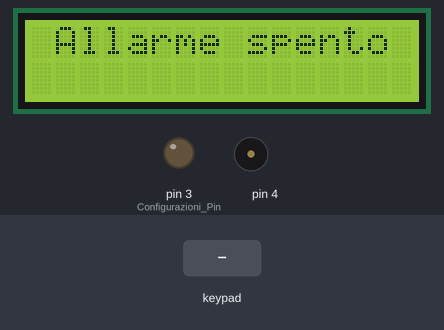
Recording of a sketch running on a simulated Arduino Uno, built with avr-gcc and run on an emulated ATmega328P. Parts: 16×2 character LCD, output pins drawn as LEDs (lit = HIGH), buzzer (waves = sounding). Inputs (shaded band) come from the test bench. Pins used as bus, display or sensor lines are not drawn.

Above: at 4.1 s.
At 7.2 s:
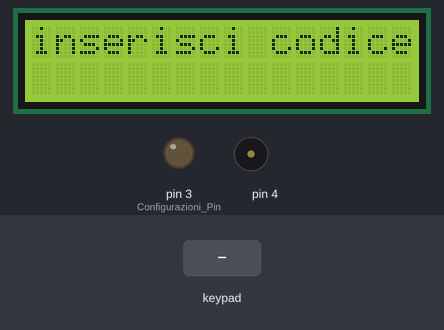
7.3 s: keypad keys 2 1 2 1 1 1 0 pressed 0.4 s apart
At 11.5 s:
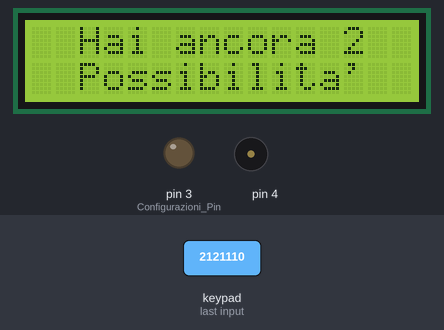
11.6 s: key '1' pressed
14.6 s: key '2' pressed
16.1 s: key '3' pressed
19.1 s: keypad keys 2 1 2 1 1 1 0 # pressed 0.4 s apart
At 27.4 s:
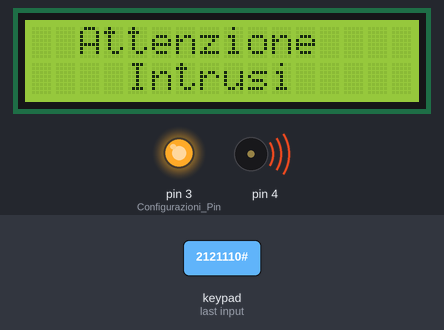
Timing chart, 0 to 28.9 s (numbered marks = the images above; inputs shaded):
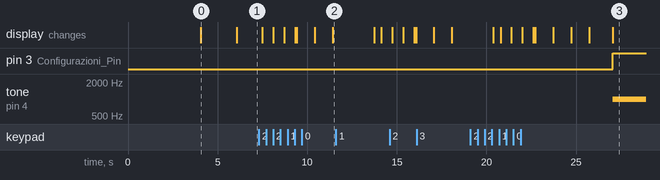

The sketch:

allarme_casalingo.ino
```cpp
#include <LiquidCrystal.h>
#include <Keypad.h>
int pirsensor = 0;

int a = 0, b = 0, c = 0, d = 0;
int var = 0;
int C1 = 7, C2 = 7, C3 = 2, C4 = 3; //definizione della password
char f = '*'; //variabile che nasconde i caratteri della password
int volte = 0,sbagliata = 0;
int possibilita = 3;
int crtl = 0;

const byte righe = 4; //dichiarazioni variabili per il funzionamento del tastierino numerico
const byte colonne = 4;
char chiave[righe][colonne]=  //mappa dei caratteri sul tastierino
{
  {'1','2','3','A'},
  {'4','5','6','B'},
  {'7','8','9','C'},
  {'*','0','#','D'}

};
byte pinRighe[righe] = {2, 12, 11, 10};
byte pinColonne[colonne] = {9, 8, 7, 6};
Keypad keypad = Keypad( makeKeymap(chiave), pinRighe, pinColonne, righe, colonne );

LiquidCrystal lcd (A0, A1, A2, A3, A4, A5); //configura connessione con lo schermo LCD

void setup()
{
  Serial.begin(9600); //imposta la velocità in bit dei dati al secondo
  pinMode(3, OUTPUT); //Configurazioni Pin, in modo che si comportino come INPUT oppure OUTPUT
  pinMode(4, OUTPUT);
  pinMode(5, INPUT);
 lcd.begin(16, 2); //Indica il numero di colonne e di righe
 lcd.setCursor(3, 0); //Imposta cursore dello schermo LCD
 lcd.print("Benvenuto"); //stampa nello schermo le scritte
 lcd.setCursor(1, 1);
 lcd.print("L-C-D Allarme");
 delay(4000); //ritardo in ms
 lcd.clear(); //pulisce lo schermo
 lcd.setCursor(1, 0);
 lcd.print("Allarme spento");
 delay(2000);
 lcd.clear();
}

void loop()
{
  char key = keypad.getKey();//legge in input il valore del tasto cliccato sul tastierino
  if(!key)//se non si sta inserendo la password
  {

    lcd.setCursor(0, 0);
    lcd.print("inserisci codice");//stampa nello schermo le scritte
    delay(200);
  }

  if(key) //se rileva un input dal tastierino avvia il ciclo per selezionare la password, e per verificarne la corretezza
  {
    lcd.setCursor(6+var, 1); //imposta posizionamento cursore
    lcd.print(key), lcd.setCursor(6+var, 1), lcd.print(f); //lcd.print(key) permette di visualizzare i valori premuti nel tastierino
    key = key - 48; //conversione variabile char key in interi
    var++;
    switch(var) //il sistema legge la password inserita
    {
      case 1:
      a = key;
      break;
      case 2:
      b = key;
      break;
      case 3:
      c = key;
      break;
      case 4:
      d = key;
      delay(100);
      if(a == C1 && b == C2 && c == C3 && d == C4) //Se la password è corretta
      {
        lcd.clear();
        lcd.setCursor(4, 0);
        lcd.print("Password");
        lcd.setCursor(5, 1);
        lcd.print("Valida");

        delay(1000); //aspetta 1 secondo
        lcd.clear(); //pulisce lo schermo
        delay(1000);
        if(crtl == 0){ //se l'allarme è disattivato

          crtl=1;
          lcd.clear();
          lcd.setCursor(0, 0);
          lcd.print("Allarme attivato");
          delay(2000);
        }
        else{ //se è l'allarme è attivato
        crtl = 0;
        lcd.setCursor(4, 0);
        lcd.print("Allarme");
        lcd.setCursor(3, 1);
        lcd.print("Disattivato");
         delay(2000);
        }
      }
      else//Se la password è errata
      {
        lcd.clear();
        lcd.setCursor(4, 0);
        lcd.print("Password");
        lcd.setCursor(4, 1);
        lcd.print("Invalida");
        delay(1000);
        lcd.clear();
        delay(1000);

      }

      if(a == C1 && b == C2 && c == C3 && d == C4)
      {
        volte = 0;
        possibilita = 3;
      }
      else //se la password è sbagliata
      {
        volte++; //sistema di sicurezza, max tentativi per indovinare la password: 3
        possibilita--;
        lcd.setCursor(2, 0);
        lcd.print("Hai ancora :");
        lcd.setCursor(13, 0);
        lcd.print(possibilita); //stampa nello schermo il numero di possibilià rimanenti
        lcd.setCursor(2, 1);
        lcd.print("Possibilita'");
        delay(1000);
        if(possibilita == 0)//se si sono terminati i tentativi
        {
          lcd.clear();
          lcd.setCursor(3, 0);
          lcd.print("Contatta");
          lcd.setCursor(2, 1);
          lcd.print("Assistenza");

        }
          delay(1300);
       lcd.clear();
      }
      while(volte >= 3)//se si sono terminati i tentativi
      {
        lcd.clear();
        lcd.setCursor(2, 0);
        lcd.print("Attenzione");
        lcd.setCursor(4, 1);
        lcd.print("Intrusi");
        digitalWrite(3, HIGH);//accende il led
        digitalWrite(4, HIGH);//da suonare l'allarme
        tone(4, 1000, 18000);//durata e suono emesso dall'allarme
        //lcd.clear();
        delay(500);

      }
      var = 0;
      lcd.clear();
      break; //esce dal blocco
    }

  }
 else
 {
   if(crtl == 1)
   { //se l'allarme è acceso
   pirsensor = digitalRead(5);//rilevazione movimento
  if(pirsensor == HIGH)//se c'è un movimento
  {
    digitalWrite(3, HIGH);
    digitalWrite(4, HIGH);
    tone(4, 1000, 2000);
  }
  else //se l'allarme è spento
  {
    digitalWrite(3, LOW);
    digitalWrite(4, LOW);

  }
 }
}

}
//Elia Renzoni, Federico Mantoni, Alessio Biagioli, Zenobi Pietro
```

Measured:
- after the input at 7.3 s, the display: first changes after 0.19 s (image 2 shows a later state)
- after the input at 19.1 s, pin 3 (Configurazioni_Pin): LOW → HIGH after 7.9 s; tone on pin 4: silent → 1000 Hz after 7.9 s; the display: first differs from a run without the input after 2.9 s (image 3 shows a later state)
- what the display in image 0 shows lasts 2.0 s, from 4.1 s to 6.1 s
